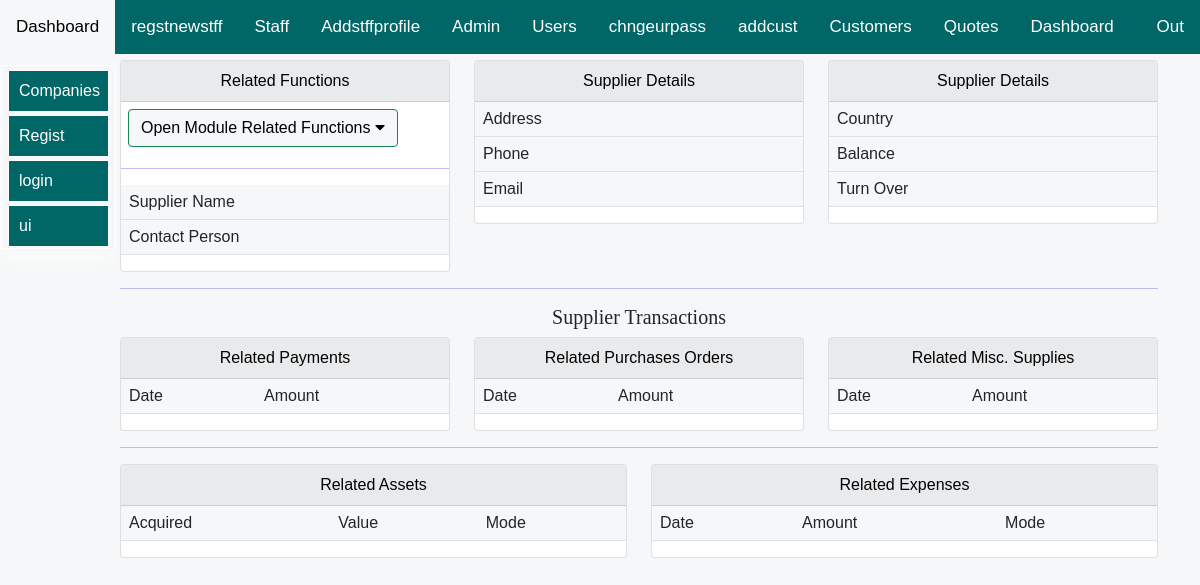
Page /allifmaal-erp/subscriptions/Registered/System/Users/Details/View/dd9ae8e6582e/ (signed in) on the earlier database version.
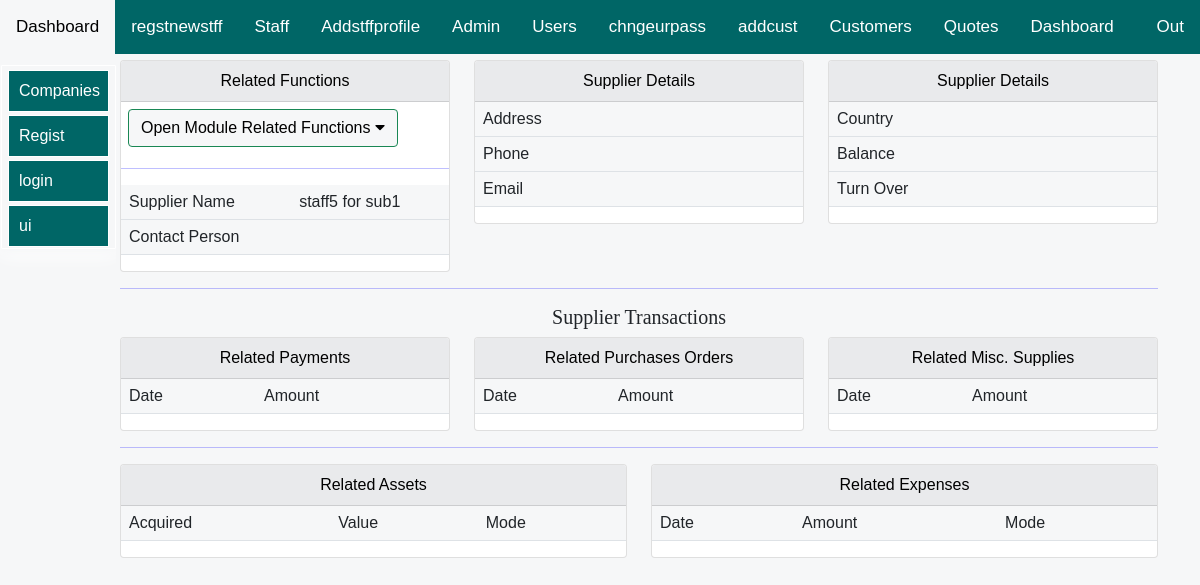
Same page on the later database version.
### allifmaalusersapp/models.py (models this page shows, shortened)
class User(AbstractUser):# this is for creating new user... the fields are below and those from parent class
    user_level= [
    ('admin','admin'),
    ('staff', 'staff'),
    ('guest', 'guest'),
    ]
    USERNAME_FIELD = 'email'
    username = models.CharField(max_length=255, null=True,blank=True)
    email = models.EmailField(('email address'), unique=True) # changes email to unique and blank to false
    first_name= models.CharField(max_length=255, null=True,blank=False)
    last_name= models.CharField(max_length=255, null=True,blank=False)
    REQUIRED_FIELDS = ['username','first_name','last_name'] # removes email from REQUIRED_FIELDS
    user_category= models.CharField(choices=user_level, default='guest', max_length=100,null=True,blank=True)
    customuserslug= models.SlugField(max_length=500, unique=True, blank=True, null=True)
    randomfield=models.CharField(max_length=255, null=True,blank=True)
    secret_unique_id= models.CharField(null=True, blank=True, max_length=100)
    customurlslug= models.SlugField(max_length=500, unique=True, blank=True, null=True)
    url_unique_id= models.CharField(null=True, blank=True, max_length=100)
    usercompany= models.CharField(max_length=500, blank=True, null=True)
    def __str__(self):
        return self.email

### allifapp/views.py (the view)
# urls.py: path('Registered/System/Users/Details/View/<slug:allifslg>/', views.registeredSystemUserDetails, name="registeredSystemUserDetails"),
def registeredSystemUserDetails(request,allifslg):
    if request.user.is_authenticated:
        title="User Details"
        allifobj=User.objects.filter(customuserslug=allifslg).first()
        context={
            "allifobj": allifobj,
            "title":title,
        }
        return render(request,'allifapp/users/users-details.html',context)
    else:
        return redirect('allifmaalusersapp:userLoginPage')

### allifapp/templates/allifapp/users/users-details.html (shortened to what the changed rows need)
{% extends 'allifapp/bases/subsbase.html'%}
{% load static %}
{% load crispy_forms_tags %}
{% load humanize %}
   {% block body %}
<div class="container">
<div class="row mt-12" >
<div class="col-md-4">
    <div class="card">
      <table class="table">
        <tbody>
            <tr>
                <th>Supplier Name</th>
                <td>{{allifobj.first_name}}</td>
                </tr>
                <tr>
                <th>Contact Person</th>
                </tr>
        </tbody>
        </table>
            </div>
        </div>
<div class="col-md-4">
    <div class="card">
      <table class="table">
        <tbody>
        <tr>
        <th>Address</th>
        </tr>
        <tr>
        <th>Phone</th>
        </tr>
        <tr>
            <th>Email</th>
            </tr>
  </tbody>
  </table>
            </div>
        </div>
<div class="col-md-4">
    <div class="card">
      <table class="table">
        <tbody>
                <tr>
                <th>Country</th>
                </tr>
                <tr>
                    <th>Balance</th>
                    </tr>
                    <tr>
                        <th>Turn Over</th>
                        </tr>
        </tbody>
        </table>
            </div>
        </div>
    </div>
<div class="row mt-12" >
<div class="col-md-4">
    <div class="card">
    <table class="table">
        <thead>
        <tr>
        <th>Date</th>
        <th>Amount</th>
        </tr>
    </thead>
      </table>
            </div>
        </div>
<div class="col-md-4">
    <div class="card">
      <table class="table">
        <thead>
        <tr>
        <th>Date</th>
        <th>Amount</th>
        </tr>
    </thead>
      </table>
            </div>
        </div>
<div class="col-md-4">
    <div class="card">
      <table class="table">
        <thead>
        <tr>
        <th>Date</th>
        <th>Amount</th>
        </tr>
    </thead>
      </table>
            </div>
        </div>
    </div>
    <div class="row mt-12" >
    <div class="col-md-6">
        <div class="card">
        <table class="table">
            <thead>
            <tr>
            <th>Acquired</th>
            <th>Value</th>
            <th>Mode</th>
            </tr>
        </thead>
          </table>
                </div>
            </div>
    <div class="col-md-6">
        <div class="card">
          <table class="table">
            <thead>
            <tr>
            <th>Date</th>
            <th>Amount</th>
            <th>Mode</th>
            </tr>
        </thead>
          </table>
                </div>
            </div>
        </div>
</div>
   {% endblock %}

Differences in the rows shown:
added User: first_name "staff5 for sub1"
